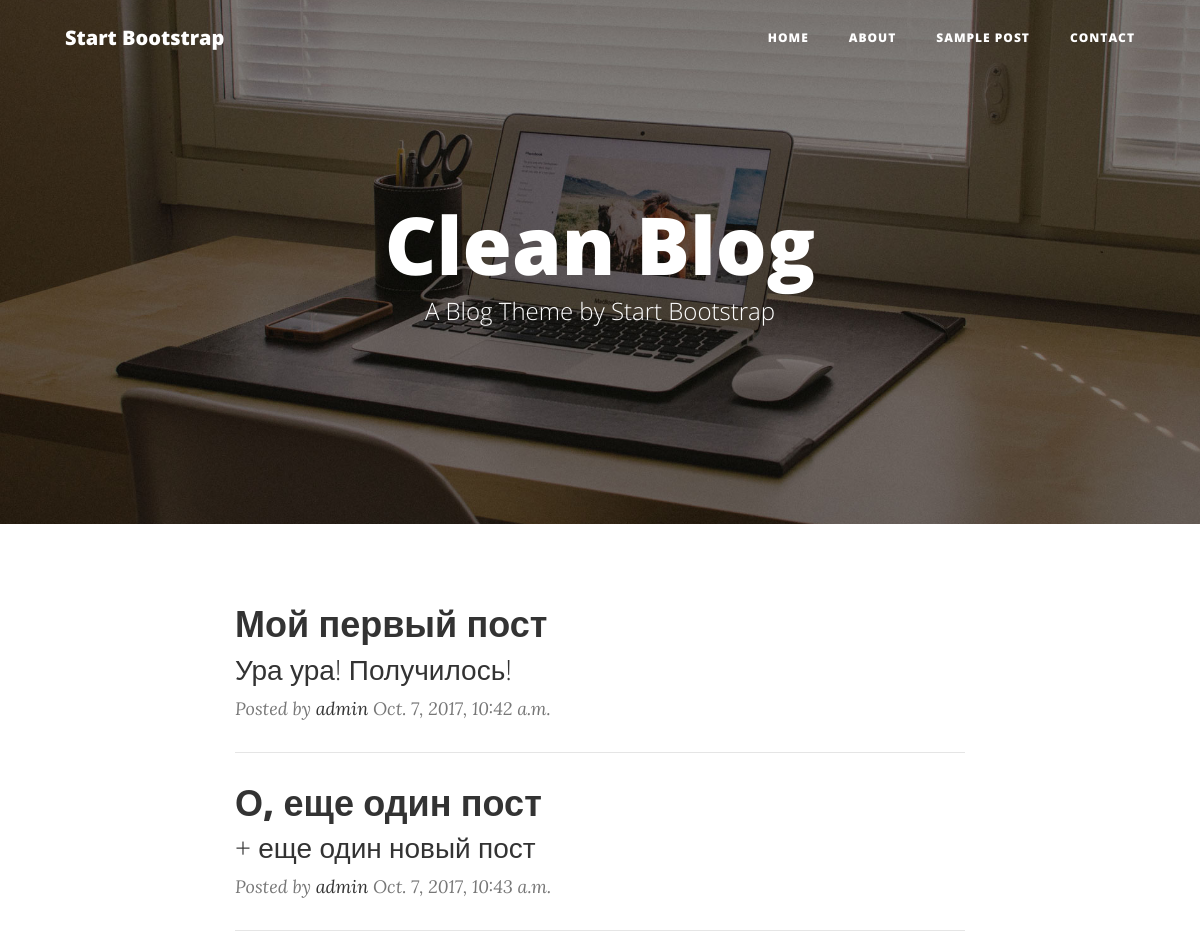
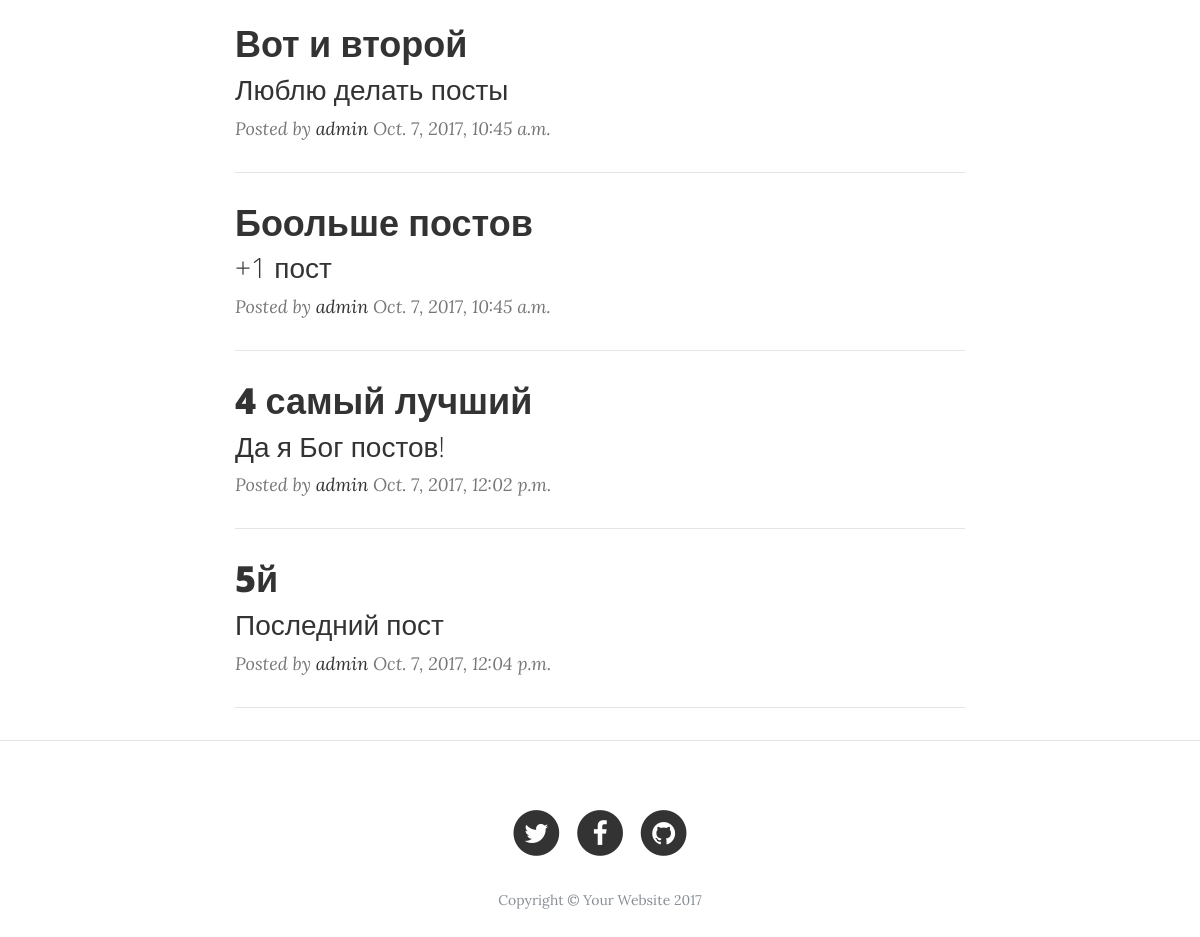
The page / on the database its author committed (2 pictures, top to bottom).
### posts/models.py (models this page shows, shortened)
class Post(models.Model):
    author = models.ForeignKey('auth.User')
    title = models.CharField(max_length=200)
    text = models.TextField()
    created_date = models.DateTimeField(auto_now_add=True)
    published_date = models.DateTimeField(blank=True, null=True)

### posts/views.py (the view)
# urls.py: url(r'^$', PostList.as_view(), name='index'),
class PostList(ListView):
    model = Post
    template_name = 'list.html'
    context_object_name = 'posts'
    paginator_class = None

### templates/list.html
{% extends 'base.html' %}
{% block first_text %}
 {% for post in posts %}
                <div class="post-preview">
                    <a href="{% url 'post_detail' post.id %}">
                        <h2 class="post-title">
                            {{ post.title }}
                        </h2>
                        <h3 class="post-subtitle">
                           {{ post.text }}
                        </h3>
                    </a>
                    <p class="post-meta">Posted by
                        <a href="#"> {{ post.author }}</a>
                        {{ post.created_date }}</p>
                </div>
                <hr>
                {%  endfor %}
{% endblock %}

### templates/base.html (shortened to what this page needs)
{% load static %}
<!DOCTYPE html>
<html lang="en">
<head>
    <link href="{% static 'vendor/bootstrap/css/bootstrap.min.css' %}" rel="stylesheet">
    <link href='{% static "vendor/font-awesome/css/font-awesome.min.css" %}' rel="stylesheet" type="text/css">
    <link href='{% static "css/clean-blog.min.css" %}' rel="stylesheet">
</head>
<body>
<nav class="navbar navbar-expand-lg navbar-light fixed-top" id="mainNav">
    <div class="container">
        <a class="navbar-brand" href="{% url 'index' %}">Start Bootstrap</a>
        <div class="collapse navbar-collapse" id="navbarResponsive">
            <ul class="navbar-nav ml-auto">
                <li class="nav-item">
                    <a class="nav-link" href="index.html">Home</a>
                </li>
                <li class="nav-item">
                    <a class="nav-link" href="about.html">About</a>
                </li>
                <li class="nav-item">
                    <a class="nav-link" href="post.html">Sample Post</a>
                </li>
                <li class="nav-item">
                    <a class="nav-link" href="contact.html">Contact</a>
                </li>
            </ul>
        </div>
    </div>
</nav>
<header class="masthead" style="background-image: url('{% static 'img/home-bg.jpg' %}')">
    <div class="container">
        <div class="row">
            <div class="col-lg-8 col-md-10 mx-auto">
                <div class="site-heading">
                    {% block header_text %}
                        <h1>Clean Blog</h1>
                        <span class="subheading">A Blog Theme by Start Bootstrap</span>
                    {% endblock %}
                </div>
            </div>
        </div>
    </div>
</header>
<div class="container">
    <div class="row">
        <div class="col-lg-8 col-md-10 mx-auto">
            {% block first_text %}
            {% endblock %}
        </div>
    </div>
</div>
<hr>
<footer>
    <div class="container">
        <div class="row">
            <div class="col-lg-8 col-md-10 mx-auto">
                <ul class="list-inline text-center">
                    <li class="list-inline-item">
                        <a href="#">
                  <span class="fa-stack fa-lg">
                    <i class="fa fa-circle fa-stack-2x"></i>
                    <i class="fa fa-twitter fa-stack-1x fa-inverse"></i>
                  </span>
                        </a>
                    </li>
                    <li class="list-inline-item">
                        <a href="#">
                  <span class="fa-stack fa-lg">
                    <i class="fa fa-circle fa-stack-2x"></i>
                    <i class="fa fa-facebook fa-stack-1x fa-inverse"></i>
                  </span>
                        </a>
                    </li>
                    <li class="list-inline-item">
                        <a href="#">
                  <span class="fa-stack fa-lg">
                    <i class="fa fa-circle fa-stack-2x"></i>
                    <i class="fa fa-github fa-stack-1x fa-inverse"></i>
                  </span>
                        </a>
                    </li>
                </ul>
                <p class="copyright text-muted">Copyright &copy; Your Website 2017</p>
            </div>
        </div>
    </div>
</footer>
</body>
</html>

### rows shown on the page
Post: title "Мой первый пост", text "Ура ура! Получилось!", author "admin", created_date "Oct. 7, 2017, 10:42 a.m."
Post: title "О, еще один пост", text "+ еще один новый пост", author "admin", created_date "Oct. 7, 2017, 10:43 a.m."
Post: title "Вот и второй", text "Люблю делать посты", author "admin", created_date "Oct. 7, 2017, 10:45 a.m."
Post: title "Боольше постов", text "+1 пост", author "admin", created_date "Oct. 7, 2017, 10:45 a.m."
Post: title "4 самый лучший", text "Да я Бог постов!", author "admin", created_date "Oct. 7, 2017, 12:02 p.m."
Post: title "5й", text "Последний пост", author "admin", created_date "Oct. 7, 2017, 12:04 p.m."
